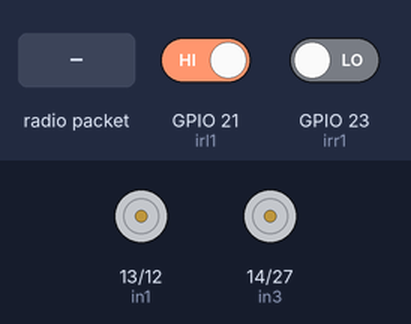
Recording of a sketch running on a simulated ESP32. Shown: motor-driver pin pairs drawn as motors (green arrow = first pin HIGH = forward, orange = second pin HIGH = backward, longer = more drive). The inputs (shaded band) are chosen by the test bench; at power-on: GPIO 21 (irl1) HIGH, GPIO 23 (irr1) LOW. What the sketch prints to the serial monitor is not drawn.

Above: at 1.2 s.
1.3 s: radio packet "table1" arrives
At 2.0 s:
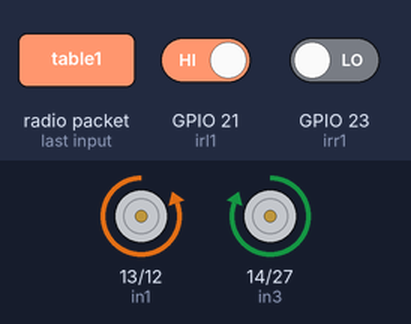
2.8 s: GPIO 21 (irl1) driven LOW
At 3.9 s:
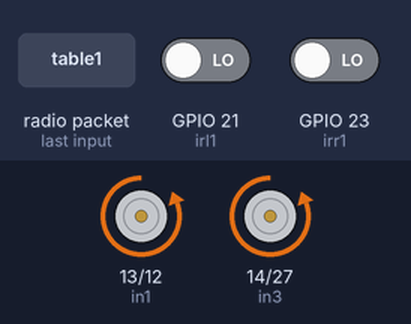
4.3 s: GPIO 23 (irr1) driven HIGH
At 5.0 s:
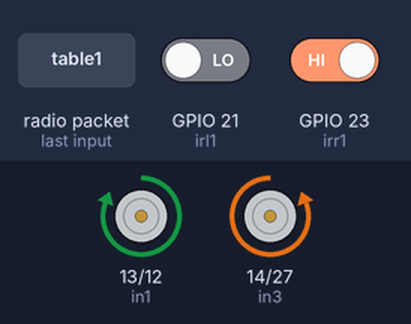
5.8 s: GPIO 23 (irr1) driven LOW
At 6.1 s:
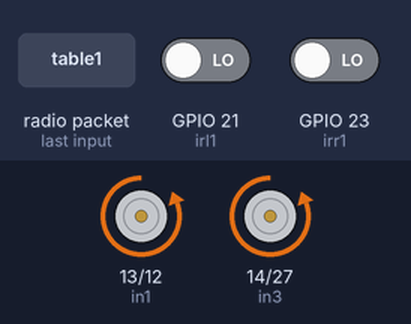
7.3 s: radio packet "1" arrives
At 7.9 s:
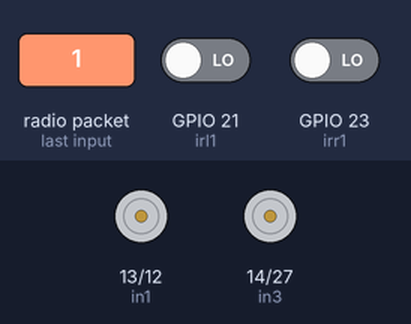
Timing chart, 0 to 9.8 s (numbered marks = the images above; inputs shaded):
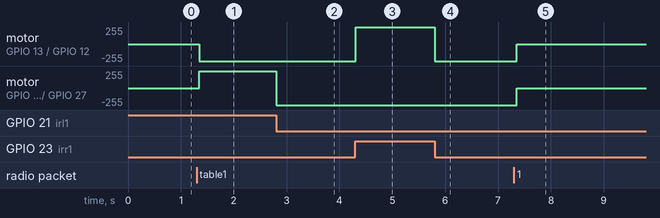

Measured:
- after the input at 1.3 s, motor on GPIO 13 (in1) / GPIO 12 (in2): stopped → backward 255/255 after 0.05 s; motor on GPIO 14 (in3) / GPIO 27 (in4): stopped → forward 255/255 after 0.05 s
- after the input at 2.8 s, motor on GPIO 14 (in3) / GPIO 27 (in4): forward 255/255 → backward 255/255 at once
- after the input at 4.3 s, motor on GPIO 13 (in1) / GPIO 12 (in2): backward 255/255 → forward 255/255 at once
- after the input at 5.8 s, motor on GPIO 13 (in1) / GPIO 12 (in2): forward 255/255 → backward 255/255 at once
- after the input at 7.3 s, motor on GPIO 13 (in1) / GPIO 12 (in2), motor on GPIO 14 (in3) / GPIO 27 (in4): backward 255/255 → stopped after 0.05 s

The sketch:

r7.ino
```cpp
#include <esp_now.h>
#include <WiFi.h>

//car
#define in1 13
#define in2 12
#define in3 14
#define in4 27
///////////////////////////////

//ir sensors
int irr1 = 23;
int irl1 = 21;
//////////////////////
// Sender ESP32 MAC Address (Replace with actual sender MAC)
uint8_t senderMAC[] = {0x5C, 0x01, 0x3B, 0x4D, 0xCA, 0xF0}; // Replace with actual MAC

// Global variable to track the last message received
char lastReceivedMessage[20] = "";
char cmd[999] = "";
// Callback function when data is received
void OnDataRecv(const esp_now_recv_info_t *info, const uint8_t *incomingData, int len) {
  // Ensure incomingData is properly null-terminated
  char receivedMessage[len + 1];
  memcpy(receivedMessage, incomingData, len);
  receivedMessage[len] = '\0'; // Null-terminate

  // Check if it's a duplicate message to avoid re-processing
  if (strcmp(receivedMessage, lastReceivedMessage) == 0) {
    return; // Ignore if it's the same message
  }

  // Store the message for reference
  strcpy(lastReceivedMessage, receivedMessage);
  strcpy(cmd, receivedMessage);

  // Send acknowledgment back to sender
  char feedback[50];  // Buffer for feedback message
  snprintf(feedback, sizeof(feedback), "Order received from %s", receivedMessage);

  esp_err_t result = esp_now_send(senderMAC, (uint8_t *)feedback, strlen(feedback) + 1);

  if (result == ESP_OK) {
    Serial.println("Order Confirmed");
  } else {
    Serial.println("Order Cancelled");
  }

  // Check received message and respond accordingly
  Serial.print("Received msg : ");
  Serial.println(receivedMessage);

  // 🔹 Reset received message after processing
  memset(lastReceivedMessage, 0, sizeof(lastReceivedMessage));
}

// Movement functions (same as your original code)
void forward()
{
  digitalWrite(in1, LOW);
  digitalWrite(in2, HIGH);
  digitalWrite(in3, LOW);
  digitalWrite(in4, HIGH);
}

void backward()
{
  digitalWrite(in1, HIGH);
  digitalWrite(in2, LOW);
  digitalWrite(in3, HIGH);
  digitalWrite(in4, LOW);
}

void right()
{
  digitalWrite(in1, HIGH);
  digitalWrite(in2, LOW);
  digitalWrite(in3, LOW);
  digitalWrite(in4, HIGH);
}

void left()
{
  digitalWrite(in1, LOW);
  digitalWrite(in2, HIGH);
  digitalWrite(in3, HIGH);
  digitalWrite(in4, LOW);
}


void Stop()
{
  digitalWrite(in1, LOW);
  digitalWrite(in2, LOW);
  digitalWrite(in3, LOW);
  digitalWrite(in4, LOW);
}
void setup() {
  Serial.begin(115200);
  // Set pin modes
  pinMode(in1, OUTPUT);
  pinMode(in2, OUTPUT);
  pinMode(in3, OUTPUT);
  pinMode(in4, OUTPUT);
  pinMode(irr1,INPUT);
  pinMode(irl1,INPUT);
  WiFi.mode(WIFI_STA); // Set device as a Wi-Fi Station

  if (esp_now_init() != ESP_OK) {
    Serial.println("ESP-NOW Initialization Failed!");
    return;
  }

  esp_now_register_recv_cb(OnDataRecv); // Register receive callback

  // Add Sender as a Peer
  esp_now_peer_info_t peerInfo;
  memset(&peerInfo, 0, sizeof(peerInfo)); // Initialize struct with zeros
  memcpy(peerInfo.peer_addr, senderMAC, 6);
  peerInfo.channel = 0;
  peerInfo.encrypt = false;

  if (esp_now_add_peer(&peerInfo) != ESP_OK) {
    Serial.println("Failed to add peer");
    return;
  }
}                                                                ;
void loop() {
  int irr_1, irl_1;
  irr_1 = digitalRead(irr1);
  irl_1 = digitalRead(irl1);
  Serial.print(irr_1);
  Serial.print(", ");
  Serial.println(irl_1);
  // The receiver will continuously listen for messages and send acknowledgment
  if (strcmp(cmd, "table1") == 0) {
    Serial.println("Placing on table 1");
    if (irl_1 == 0 && irr_1 == 0)
    {
      forward();
    }
    else if (irr_1 == 1 && irl_1 == 0)
    {
      right();
    }
    else if (irr_1 == 0 && irl_1 == 1)
    {
      left();
    }
    if (irr_1 == 1 && irl_1 == 1)
    {
      Stop();
    }
  }
  else
  {
    Stop();
  }
}
```
